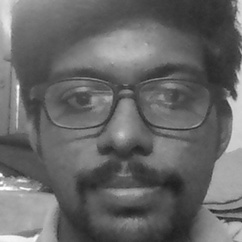
#> input picture TrainingImage/Ganapathy.2.103.jpg, 242 x 242 px, given in place of the camera
$ python EyeBlinkDetector.py
#> lines starting #> are read from the running program, lines starting #| are printed output that depends on the picture; after the words box and inside, x2 and y2 are one past the last pixel; in counts of white or black regions, pixels touching at a corner belong together
import cv2

# initialize face and eye cascade xml of opencv library to detect face and eyes
face_cascade = cv2.CascadeClassifier(cv2.data.haarcascades + "haarcascade_frontalface_default.xml")
eyes_cascade = cv2.CascadeClassifier(cv2.data.haarcascades + "haarcascade_eye_tree_eyeglasses.xml")

first_read = True

# Video Capturing by opening web-cam
cap = cv2.VideoCapture(0)
# to check for first instance of capturing it will return True and image
ret, image = cap.read()
#> image is the input picture: shape (242, 242, 3); min 31, max 255, mean 103.3

while ret:
    # this will keep the web-cam running and capturing the image for every loop
    ret, image = cap.read()
    # Convert the recorded image to grayscale
    gray_scale = cv2.cvtColor(image, cv2.COLOR_BGR2GRAY)
    # Applying filters to remove impurities
    gray_scale = cv2.bilateralFilter(gray_scale, 5, 1, 1)
    # to detect face and eye
    faces = face_cascade.detectMultiScale(gray_scale, 1.3, 5, minSize=(200, 200))
#> faces = [[30, 22, 196, 196]]
    if len(faces) > 0:
        for (x, y, w, h) in faces:
            image = cv2.rectangle(image, (x, y), (x + w, y + h), (0, 255, 0), 2)
            # eye_face var will be i/p to eye classifier
            eye_face = gray_scale[y:y + h, x:x + w]
            # image
            eye_face_clr = image[y:y + h, x:x + w]
            # get the eyes
            eyes = eyes_cascade.detectMultiScale(eye_face, 1.3, 5, minSize=(50, 50))
            for(ex,ey,ew,eh) in eyes:
                cv2.rectangle(eye_face_clr,(ex,ey),(ex+ew,ey+eh),(0,255,0),2)
            if len(eyes) >= 2:
                if first_read:
                    cv2.putText(image, "Eye's detected, press s to check blink", (70, 70), cv2.FONT_HERSHEY_SIMPLEX,
                                1, (0, 255, 0), 2)
                else:
                    cv2.putText(image, "Eye's Open", (70, 70), cv2.FONT_HERSHEY_SIMPLEX,
                                1, (255, 255, 255), 2)
            else:
                if first_read:
                    cv2.putText(image, "No Eye's detected", (70, 70), cv2.FONT_HERSHEY_SIMPLEX,
                                1, (255, 255, 255), 2)
                else:
                    cv2.putText(image, "Blink Detected.....!!!!", (70, 70), cv2.FONT_HERSHEY_SIMPLEX,
                                1, (0, 255, 0), 2)
                    cv2.imshow('image',image)
                    cv2.waitKey(1)
                    print("Blink Detected.....!!!!")
#> this loop made 1 pass
#> pass 1, `image = cv2.rectangle(image, (x, y), (x + w, y + h), (0, 255, 0), 2)`:
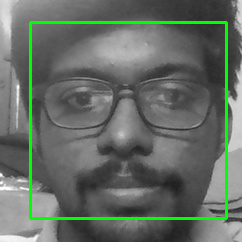
#> image: shape (242, 242, 3); 4.01% of pixels changed, all inside (x1, y1, x2, y2) = (29, 21, 228, 220)
#> pass 1, `eye_face = gray_scale[y:y + h, x:x + w]`:
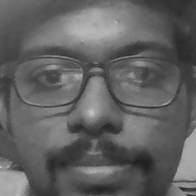
#> eye_face: shape (196, 196); min 31, max 199, mean 97.3
#> pass 1, `eye_face_clr = image[y:y + h, x:x + w]`:
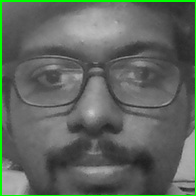
#> eye_face_clr: shape (196, 196, 3); mean B, G, R 95, 102.7, 95
#> after the loop:
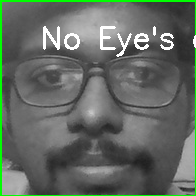
#> eye_face_clr: shape (196, 196, 3); 2.4% of pixels changed, all inside (x1, y1, x2, y2) = (43, 26, 196, 57)
#> after the loop:
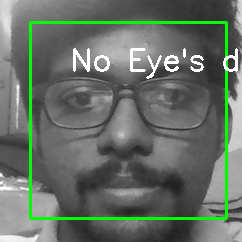
#> image: shape (242, 242, 3); 1.8% of pixels changed, all inside (x1, y1, x2, y2) = (73, 48, 238, 79)
    else:
        cv2.putText(image, "No Face Detected.", (70, 70), cv2.FONT_HERSHEY_SIMPLEX,
                    1, (0, 255, 0), 2)
    cv2.imshow('image', image)
    a = cv2.waitKey(1)
#> (key q is pressed here)
    # press q to Quit and S to start
    # ord(ch) returns the ascii of ch
    if a == ord('q'):
        break
    elif a == ord('s'):
        first_read = False
# release the web-cam
cap.release()
# close the window
cv2.destroyAllWindows()
